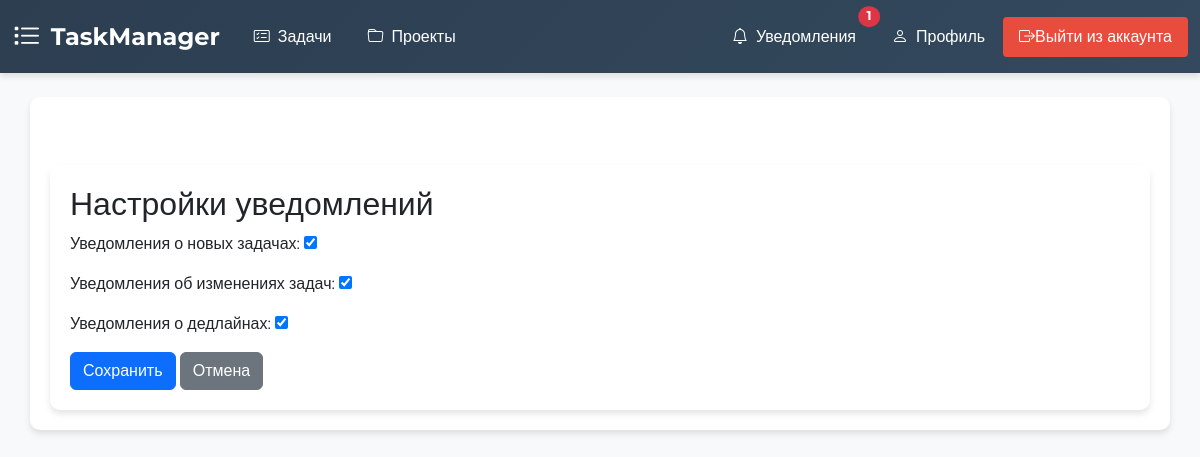
Screenshot of /task-manager/notification-settings/ (signed in) with the database file from the repository.
### accounts/models.py (models this page shows)
class CustomUser(AbstractUser):
    email = models.EmailField(unique=True)
    notify_new_tasks = models.BooleanField(default=True, verbose_name="Уведомления о новых задачах")
    notify_task_changes = models.BooleanField(default=True, verbose_name="Уведомления об изменениях задач")
    notify_deadlines = models.BooleanField(default=True, verbose_name="Уведомления о дедлайнах")

### taskmanager/views.py (the view)
# urls.py: path('notification-settings/', notification_settings, name='notification_settings'),
@login_required
def notification_settings(request):
    if request.method == 'POST':
        form = NotificationSettingsForm(request.POST, instance=request.user)
        if form.is_valid():
            form.save()
            messages.success(request, 'Настройки уведомлений успешно обновлены.')
            return redirect('accounts:profile')
    else:
        form = NotificationSettingsForm(instance=request.user)
    return render(request, 'taskmanager/notification_settings.html', {'form': form})

### taskmanager/forms.py
class NotificationSettingsForm(forms.ModelForm):
    class Meta:
        model = User
        fields = ['notify_new_tasks', 'notify_task_changes', 'notify_deadlines']
        labels = {
            'notify_new_tasks': 'Уведомления о новых задачах',
            'notify_task_changes': 'Уведомления об изменениях задач',
            'notify_deadlines': 'Уведомления о дедлайнах',
        }

### taskmanager/context_processors.py (called while the page is built)
def unread_notifications_count(request):
    if request.user.is_authenticated:
        unread_notifications_count = Notification.objects.filter(users=request.user).exclude(read_by=request.user).count()
        return {'unread_notifications_count': unread_notifications_count}
    return {}

### taskmanager/templates/taskmanager/notification_settings.html (shortened to what this page needs)
{% extends "taskmanager/base.html" %}
{% block body %}
<div class="container mt-5">
    <h2>Настройки уведомлений</h2>
    <form method="post">
        <div class="form-group mb-3">
            {{ form.notify_new_tasks.label_tag }}
            {{ form.notify_new_tasks }}
        </div>
        <div class="form-group mb-3">
            {{ form.notify_task_changes.label_tag }}
            {{ form.notify_task_changes }}
        </div>
        <div class="form-group mb-3">
            {{ form.notify_deadlines.label_tag }}
            {{ form.notify_deadlines }}
        </div>
        <button type="submit" class="btn btn-primary">Сохранить</button>
        <a href="{% url 'accounts:profile' %}" class="btn btn-secondary">Отмена</a>
    </form>
</div>
{% endblock %}

### taskmanager/templates/taskmanager/base.html (style rules this page uses)
body { font-family: 'Montserrat', sans-serif; background-color: #f8f9fa; }
.container { background-color: white; border-radius: 10px; padding: 20px; margin-top: 20px; box-shadow: 0 4px 6px rgba(0, 0, 0, 0.1); }

### rows the page displays
CustomUser: notify_new_tasks "☑", notify_task_changes "☑", notify_deadlines "☑"

### other values shown
{{ unread_notifications_count }} "1"
